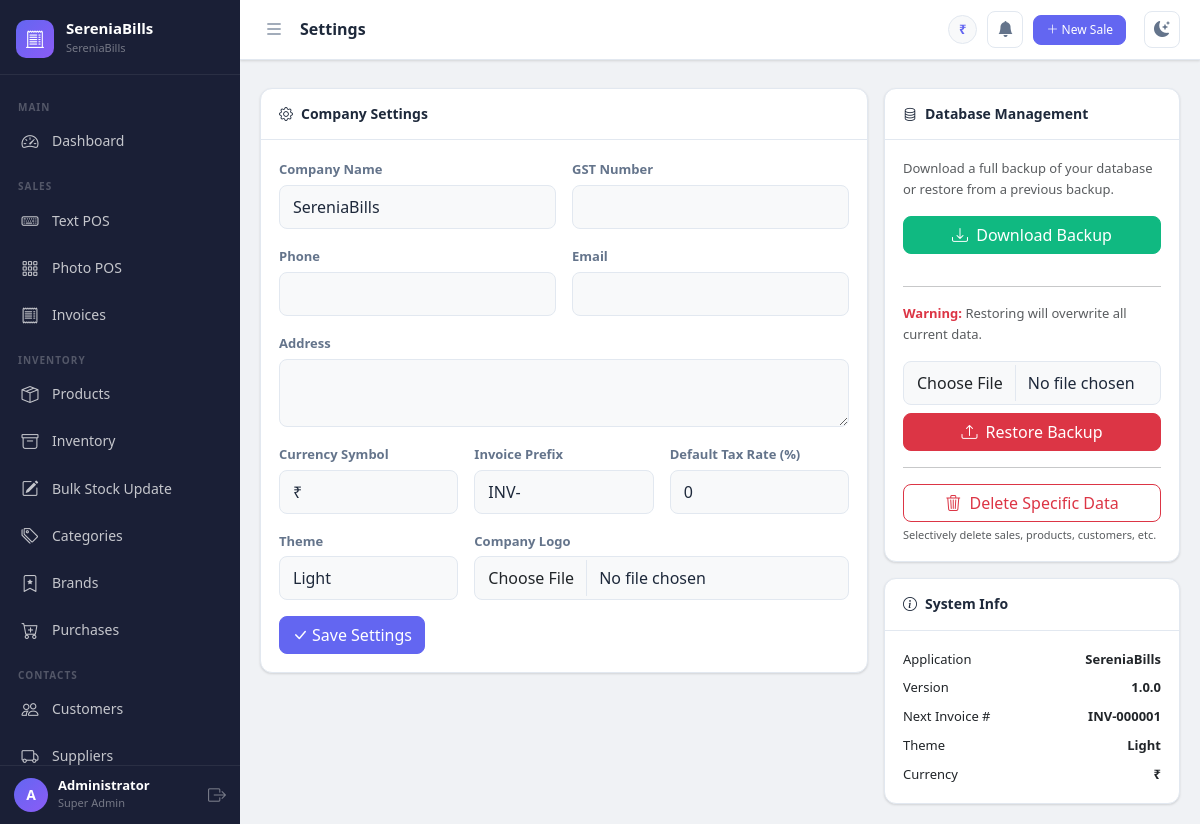
The app's page /settings (signed in), older data.
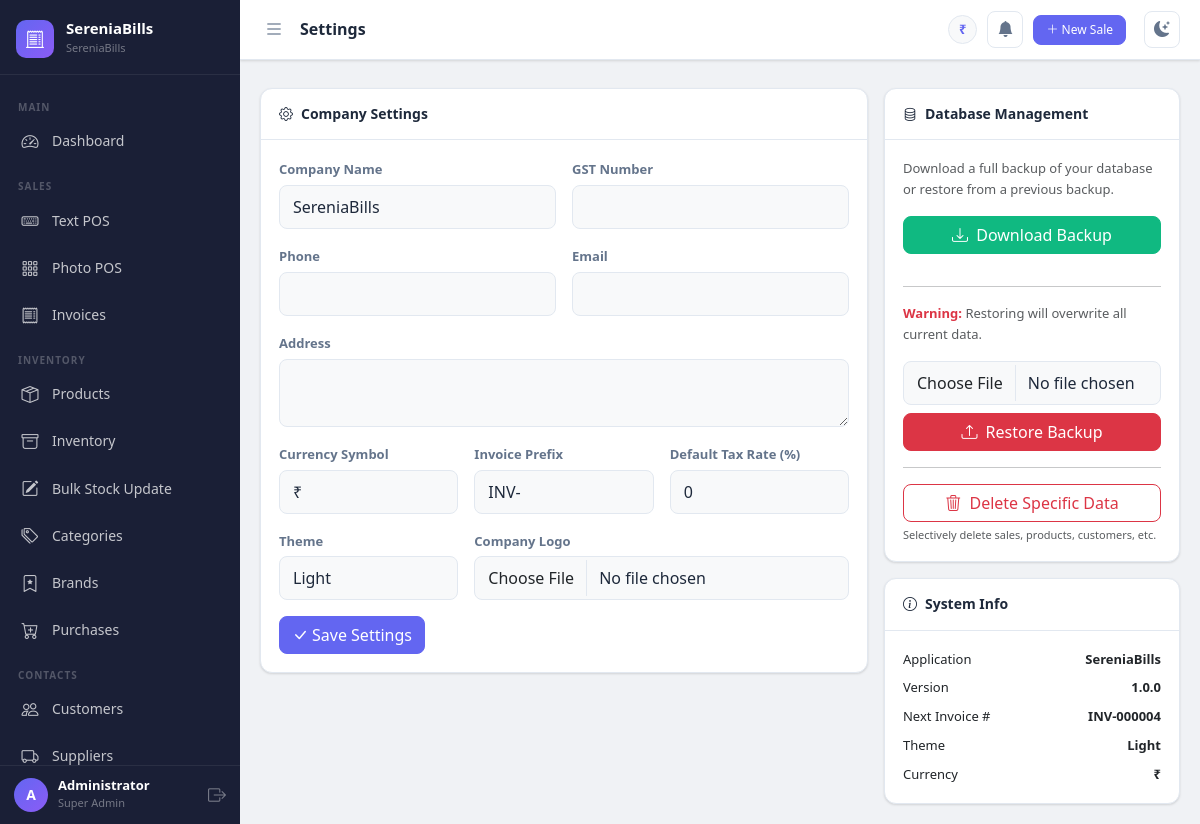
The same page, newer data.
### app.py (models this page shows)
class Settings(db.Model):
    __tablename__ = 'settings'
    id = db.Column(db.Integer, primary_key=True)
    company_name = db.Column(db.String(150), default='SereniaBills')
    logo = db.Column(db.String(255))
    gst_number = db.Column(db.String(50))
    address = db.Column(db.String(255))
    phone = db.Column(db.String(20))
    email = db.Column(db.String(120))
    currency_symbol = db.Column(db.String(10), default='₹')
    invoice_prefix = db.Column(db.String(10), default='INV-')
    default_tax_rate = db.Column(db.Float, default=0)
    theme = db.Column(db.String(20), default='light')
    next_invoice_number = db.Column(db.Integer, default=1)

### app.py (the view, shortened to what this page needs)
@app.route('/settings', methods=['GET', 'POST'])
@login_required
@super_admin_required
def settings_page():
    settings = get_settings()
    return render_template('settings.html', settings=settings)

### app.py (called while the page is built)
@login_manager.user_loader
def load_user(user_id):
    return User.query.get(int(user_id))

def get_settings():
    settings = Settings.query.first()
    if not settings:
        settings = Settings()
        db.session.add(settings)
        db.session.commit()
    return settings

def super_admin_required(f):
    from functools import wraps
    @wraps(f)
    def decorated(*args, **kwargs):
        if not current_user.is_authenticated or not current_user.is_super_admin():
            flash('Access denied. Super Admin privileges required.', 'danger')
            return redirect(url_for('dashboard'))
        return f(*args, **kwargs)
    return decorated

@app.context_processor
def inject_globals():
    return dict(settings=get_settings(), now=datetime.utcnow())

    def is_super_admin(self):
        return self.role and self.role.name == 'super_admin'

### templates/settings.html (shortened to what the changed rows need)
{% extends "base.html" %}
{% block content %}
<div class="row g-3">
  <div class="col-lg-8">
    <div class="card mb-3">
      <div class="card-body">
        <form method="POST" enctype="multipart/form-data">
          <div class="row g-3">
            <div class="col-md-6">
              <label class="form-label">Company Name</label>
              <input type="text" name="company_name" class="form-control" value="{{ settings.company_name or '' }}">
            </div>
            <div class="col-md-4">
              <label class="form-label">Currency Symbol</label>
              <input type="text" name="currency_symbol" class="form-control" value="{{ settings.currency_symbol or '₹' }}">
            </div>
            <div class="col-md-4">
              <label class="form-label">Invoice Prefix</label>
              <input type="text" name="invoice_prefix" class="form-control" value="{{ settings.invoice_prefix or 'INV-' }}">
            </div>
            <div class="col-md-4">
              <label class="form-label">Default Tax Rate (%)</label>
              <input type="number" name="default_tax_rate" class="form-control" step="0.01" min="0" max="100" value="{{ settings.default_tax_rate or 0 }}">
            </div>
            <div class="col-md-4">
              <label class="form-label">Theme</label>
              <select name="theme" class="form-select">
                <option value="light" {% if settings.theme == 'light' %}selected{% endif %}>Light</option>
              </select>
            </div>
          </div>
        </form>
      </div>
    </div>
  </div>
  <div class="col-lg-4">
    <div class="card">
      <div class="card-body" style="font-size:13px">
        <div class="d-flex justify-content-between mb-2"><span>Next Invoice #</span><span class="fw-bold">{{ settings.invoice_prefix }}{{ '%06d' % settings.next_invoice_number }}</span></div>
        <div class="d-flex justify-content-between mb-2"><span>Theme</span><span class="fw-bold">{{ settings.theme.title() }}</span></div>
        <div class="d-flex justify-content-between"><span>Currency</span><span class="fw-bold">{{ settings.currency_symbol }}</span></div>
      </div>
    </div>
  </div>
</div>
{% endblock %}

### templates/base.html (shortened to what the changed rows need)
<!DOCTYPE html>
<html lang="en" data-theme="{{ settings.theme }}">
<head>
    <link rel="stylesheet" href="https://cdn.jsdelivr.net/npm/bootstrap@5.3.2/dist/css/bootstrap.min.css">
    <link rel="stylesheet" href="https://cdn.jsdelivr.net/npm/bootstrap-icons@1.11.3/font/bootstrap-icons.css">
    <link rel="stylesheet" href="{{ url_for('static', filename='css/main.css') }}">
</head>
<body>
<div class="sb-wrapper">
  <nav id="sidebar" class="sb-sidebar">
    <div class="sb-brand">
      <div class="sb-brand-text">
        <span class="sb-brand-name">SereniaBills</span>
        <span class="sb-brand-tagline">{{ settings.company_name }}</span>
      </div>
    </div>
  </nav>
  <div class="sb-content" id="sbContent">
    <div class="sb-topbar">
      <div class="sb-topbar-right">
        <span class="sb-currency-badge">{{ settings.currency_symbol }}</span>
        <div class="position-relative" id="alertBellWrap" style="cursor:pointer" onclick="toggleAlertDropdown()">
          <button class="sb-theme-btn" title="Stock Alerts">
          </button>
        </div>
        <a href="{{ url_for('pos_text') }}" class="btn btn-sm btn-primary me-2">
          <i class="bi bi-plus-lg"></i> New Sale
        </a>
        <button class="sb-theme-btn" onclick="toggleTheme()" title="Toggle Dark/Light">
          <i class="bi bi-moon-stars-fill" id="themeIcon"></i>
        </button>
      </div>
    </div>
    <div class="sb-main-content">
      {% block content %}{% endblock %}
    </div>
  </div>
</div>
</body>
</html>

Row changes from the older to the newer data that the page shows:
changed Settings "INV-": next_invoice_number "000001" → "000004"
